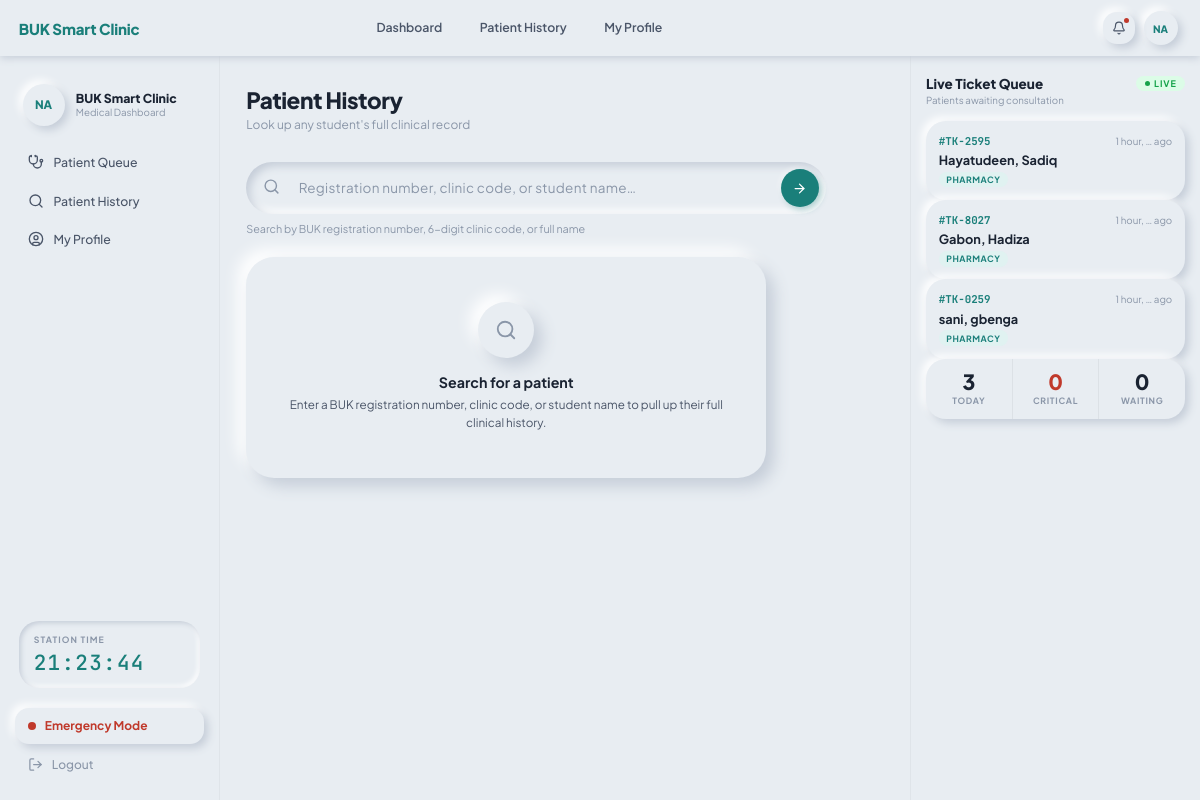
Page /clinic/doctor/patients/search/ (signed in) on the committed database.
### apps/users/models.py (models this page shows, shortened)
class User(AbstractUser):
    class Role(models.TextChoices):
        ADMIN = "ADMIN", "Administrator"
        RECEPTIONIST = "RECEPTIONIST", "Receptionist"
        NURSE = "NURSE", "Nurse"
        DOCTOR = "DOCTOR", "Doctor"
        LAB_TECH = "LAB_TECH", "Lab Technician"
        PHARMACIST = "PHARMACIST", "Pharmacist"
    username = None
    email = models.EmailField(unique=True)
    role = models.CharField(
        max_length=20, choices=Role.choices, default=Role.RECEPTIONIST
    )
    staff_id = models.CharField(max_length=20, unique=True)
    phone_number = models.CharField(max_length=20, blank=True)
    profile_photo = models.ImageField(upload_to="staff/photos/", null=True, blank=True)
    objects = UserManager()
    USERNAME_FIELD = "email"
    REQUIRED_FIELDS = ["staff_id", "first_name", "last_name"]
    class Meta:
        verbose_name = "User"
        verbose_name_plural = "Users"

### apps/clinic/models.py (models this page shows, shortened)
class Encounter(models.Model):
    class Status(models.TextChoices):
        RECEPTION    = "RECEPTION",    "Awaiting Vitals"
        TRIAGE       = "TRIAGE",       "Awaiting Consultation"
        CONSULTATION = "CONSULTATION", "With Doctor"
        LABORATORY   = "LAB",          "In Laboratory"
        PHARMACY     = "PHARMACY",     "Awaiting Medication"
        CLOSED       = "CLOSED",       "Completed"
        EMERGENCY    = "EMERGENCY",    "Emergency"
    class Priority(models.IntegerChoices):
        NORMAL    = 1, "Normal"
        URGENT    = 2, "Urgent"
        EMERGENCY = 3, "Emergency"
    patient  = models.ForeignKey(Patient, on_delete=models.CASCADE, related_name="encounters")
    visit_id = models.UUIDField(default=uuid.uuid4, editable=False, unique=True)
    status   = models.CharField(max_length=20, choices=Status.choices, default=Status.RECEPTION)
    priority = models.IntegerField(choices=Priority.choices, default=Priority.NORMAL)
    temperature    = models.DecimalField(max_digits=4, decimal_places=1, null=True, blank=True)
    weight         = models.DecimalField(max_digits=5, decimal_places=2, null=True, blank=True)
    blood_pressure = models.CharField(max_length=20, blank=True, null=True)
    heart_rate     = models.IntegerField(null=True, blank=True)
    spo2           = models.IntegerField(null=True, blank=True, help_text="Blood oxygen saturation %")
    triage_notes   = models.TextField(blank=True)
    chief_complaint = models.TextField(blank=True)
    clinical_notes  = models.TextField(blank=True)
    diagnosis       = models.TextField(blank=True)
    doctor_assigned = models.ForeignKey(
        settings.AUTH_USER_MODEL,
        on_delete=models.SET_NULL, null=True, blank=True,
        related_name="doctor_encounters",
        limit_choices_to={"role": "DOCTOR"},
    )
    checked_in_by = models.ForeignKey(
        settings.AUTH_USER_MODEL,
        on_delete=models.SET_NULL, null=True, blank=True,
        related_name="checkins_done",
    )
    created_at = models.DateTimeField(auto_now_add=True)
    closed_at  = models.DateTimeField(null=True, blank=True)
    class Meta:
        ordering = ["-priority", "created_at"]
    @property
    def ticket_number(self):
        n = str(self.visit_id.int)[-4:]
        return f"#TK-{n}"

class Patient(models.Model):
    GENDER_CHOICES = [("M", "Male"), ("F", "Female")]
    first_name    = models.CharField(max_length=255)
    middle_name   = models.CharField(max_length=255, blank=True)
    last_name     = models.CharField(max_length=255)
    reg_number    = models.CharField(max_length=30, unique=True)
    gender        = models.CharField(max_length=1, choices=GENDER_CHOICES, blank=True)
    date_of_birth = models.DateField(null=True, blank=True)
    clinic_code   = models.CharField(max_length=6, blank=True, unique=True)
    phone_number  = models.CharField(max_length=20, blank=True)
    email         = models.EmailField(blank=True)
    faculty    = models.CharField(max_length=100, blank=True)
    department = models.CharField(max_length=100, blank=True)
    level      = models.IntegerField(null=True, blank=True)
    address    = models.TextField(blank=True)
    blood_group     = models.CharField(max_length=5, blank=True)
    genotype        = models.CharField(max_length=5, blank=True)
    allergies       = models.TextField(blank=True)
    medical_history = models.TextField(blank=True)
    next_of_kin_name  = models.CharField(max_length=255, blank=True)
    next_of_kin_phone = models.CharField(max_length=20, blank=True)
    photo        = models.ImageField(upload_to="patients/photos/", null=True, blank=True)
    sif_document = models.FileField(
        upload_to="patients/sif/",
        null=True, blank=True,
        help_text="Student Information Form — PDF or image"
    )
    created_at = models.DateTimeField(auto_now_add=True)
    updated_at = models.DateTimeField(auto_now=True)
    class Meta:
        ordering = ["last_name", "first_name"]

### apps/clinic/views.py (the view)
# urls.py: path("doctor/patients/search/", views.doctor_patient_search_view, name="doctor_patient_search"),
@login_required(login_url="clinic:login")
def doctor_patient_search_view(request):
    if not _require_doctor(request):
        raise PermissionDenied()
    q = request.GET.get("q", "").strip()
    patients = []
    patients = Patient.objects.filter(
        Q(reg_number__icontains=q) |
        Q(clinic_code__iexact=q) |
        Q(first_name__icontains=q) |
        Q(last_name__icontains=q)
    ).order_by("last_name")
    ctx = _doctor_ctx(request)
    ctx.update({
        "patients": patients,
        "query": q,
        "active_nav": "patient",
    })
    return render(request, "doctor/patient_search.html", ctx)

### apps/clinic/templates/doctor/patient_search.html (shortened to what this page needs)
{% extends "doctor/base.html" %}
{% block content %}
<div class="search-header">
  <h1 class="page-title">Patient History</h1>
  <p class="page-sub">Look up any student's full clinical record</p>
</div>
<form method="GET" action="{% url 'clinic:doctor_patient_search' %}">
  <div class="search-bar-wrap">
    <span class="search-ico"></span>
    <input
      class="search-bar"
      type="search"
      name="q"
      value="{{ query }}"
      autocomplete="off"
      spellcheck="false"
      placeholder="Registration number, clinic code, or student name…"
      autofocus
    >
    <button type="submit" class="search-submit">
      <i data-lucide="arrow-right" style="width:15px;height:15px;"></i>
    </button>
  </div>
  <div class="search-hint">Search by BUK registration number, 6-digit clinic code, or full name</div>
</form>
{% if query %}
  {% if patients %}
    <div class="results-count">
      Found <strong>{{ patients|length }} record{{ patients|length|pluralize }}</strong> matching "<strong>{{ query }}</strong>"
    </div>
    {% for patient in patients %}
    <div class="patient-result">
      <div class="pr-ava">
        {% if patient.photo %}
          <img src="{{ patient.photo.url }}" alt="">
        {% else %}
          {{ patient.initials }}
        {% endif %}
      </div>
      <div class="pr-body">
        <div class="pr-name">{{ patient.display_name }}</div>
        <div class="pr-meta">
          <span class="pr-reg">{{ patient.reg_number }}</span>
          {% if patient.faculty %}<span class="badge badge-teal">{{ patient.faculty }}</span>{% endif %}
          {% if patient.blood_group %}<span class="badge badge-teal">{{ patient.blood_group }}</span>{% endif %}
          {% if patient.allergies %}<span class="badge badge-red"><i data-lucide="triangle-alert" style="width:8px;height:8px;"></i> Allergies</span>{% endif %}
        </div>
      </div>
      <div class="pr-right">
        <span class="pr-visits">
          <i data-lucide="clock" style="width:11px;height:11px;vertical-align:middle;"></i>
          {{ patient.visit_count }} visit{{ patient.visit_count|pluralize }}
        </span>
        <a href="{% url 'clinic:doctor_patient_details' patient.pk %}" class="history-link">
          <i data-lucide="folder-open" style="width:13px;height:13px;"></i>
          View History
        </a>
      </div>
    </div>
    {% endfor %}
  {% else %}
    <div style="margin-top:1.5rem;">
      <div class="state-card">
        <div class="state-icon"><i data-lucide="user-x" style="width:22px;height:22px;"></i></div>
        <div class="state-title">No records found</div>
        <p class="state-sub">No patient matches "<strong>{{ query }}</strong>".<br>Try a different name or registration number.</p>
      </div>
    </div>
  {% endif %}
{% else %}
  <div style="margin-top:1.5rem;">
    <div class="state-card">
      <div class="state-icon"><i data-lucide="search" style="width:22px;height:22px;"></i></div>
      <div class="state-title">Search for a patient</div>
      <p class="state-sub">Enter a BUK registration number, clinic code, or student name to pull up their full clinical history.</p>
    </div>
  </div>
{% endif %}
{% endblock %}

### apps/clinic/templates/doctor/base.html (shortened to what this page needs)
<!DOCTYPE html>
<html lang="en">
<head>
</head>
<body>
<div class="page-shell">
  <header class="topbar">
    <span class="tb-brand">BUK Smart Clinic</span>
    <nav class="tb-nav">
      <a href="{% url 'clinic:doctor_queue' %}"          class="tb-nav-link {% if active_nav == 'queue' %}active{% endif %}">Dashboard</a>
      <a href="{% url 'clinic:doctor_patient_search' %}" class="tb-nav-link {% if active_nav == 'patients' %}active{% endif %}">Patient History</a>
      <a href="{% url 'clinic:doctor_profile' %}"        class="tb-nav-link {% if active_nav == 'profile' %}active{% endif %}">My Profile</a>
    </nav>
    <div class="tb-right">
      <button class="ico-btn" title="Notifications">
        <i data-lucide="bell" style="width:14px;height:14px;"></i>
        <span class="notif-pip"></span>
      </button>
      <a href="{% url 'clinic:doctor_profile' %}" class="tb-avatar">
        {% if request.user.profile_photo %}
          <img src="{{ request.user.profile_photo.url }}" alt="avatar">
        {% else %}
          <span class="tb-avatar-initials">{{ request.user.first_name|first|upper }}{{ request.user.last_name|first|upper }}</span>
        {% endif %}
      </a>
    </div>
  </header>
  <nav class="sidebar">
    <div class="sidebar-brand-block">
      <div class="sb-avatar">
        {% if request.user.profile_photo %}
          <img src="{{ request.user.profile_photo.url }}" alt="">
        {% else %}
          <span class="sb-avatar-initials">{{ request.user.first_name|first|upper }}{{ request.user.last_name|first|upper }}</span>
        {% endif %}
      </div>
      <div>
        <div class="sb-brand-name">BUK Smart Clinic</div>
        <div class="sb-brand-sub">Medical Dashboard</div>
      </div>
    </div>
    <a href="{% url 'clinic:doctor_queue' %}"          class="nav-link {% if active_nav == 'queue' %}active{% endif %}">
      <i data-lucide="stethoscope" style="width:16px;height:16px;"></i>
      Patient Queue
    </a>
    <a href="{% url 'clinic:doctor_patient_search' %}" class="nav-link {% if active_nav == 'patients' %}active{% endif %}">
      <i data-lucide="search" style="width:16px;height:16px;"></i>
      Patient History
    </a>
    <a href="{% url 'clinic:doctor_profile' %}"        class="nav-link {% if active_nav == 'profile' %}active{% endif %}">
      <i data-lucide="user-circle" style="width:16px;height:16px;"></i>
      My Profile
    </a>
    <div class="sidebar-spacer"></div>
    <div class="clock-widget">
      <div class="clock-label">Station Time</div>
      <div class="clock-time" id="sidebar-clock">--:--:--</div>
    </div>
    <button class="emergency-btn" onclick="openEmergencyModal()" type="button" style="margin-top:0.5rem;">
      <span class="emg-dot"></span>
      Emergency Mode
    </button>
    <a href="{% url 'clinic:logout' %}" class="logout-btn">
      <i data-lucide="log-out" style="width:15px;height:15px;"></i>
      Logout
    </a>
  </nav>
  <main class="main-content">
    {% block content %}{% endblock %}
  </main>
  <aside class="queue-pane">
    <div>
      <div class="qp-header">
        <div class="qp-title">Live Ticket Queue</div>
        <span class="live-badge"><span class="live-dot"></span>LIVE</span>
      </div>
      <div class="qp-sub">Patients awaiting consultation</div>
    </div>
    <div id="live-queue-body"
      hx-get="{% url 'clinic:doctor_live_queue' %}"
      hx-trigger="load, every 12s"
      hx-swap="innerHTML">
      {% include "doctor/partials/live_queue.html" %}
    </div>
  </aside>
</div>
</body>
</html>

### apps/clinic/templates/doctor/partials/live_queue.html (shortened to what this page needs)
{% for encounter in live_queue %}
<div class="q-ticket {% if encounter.priority == 3 %}emergency{% endif %} fade-up">
  <div class="qt-row1">
    <span class="qt-id {% if encounter.priority == 3 %}emg{% endif %}">{{ encounter.ticket_number }}</span>
    <span class="qt-age">{{ encounter.created_at|timesince|truncatewords:2 }} ago</span>
  </div>
  <div class="qt-name">{{ encounter.patient.last_name }}, {{ encounter.patient.first_name }}</div>
  <div class="qt-row3">
    <div style="display:flex;align-items:center;gap:0.4rem;">
      {% if encounter.priority == 3 %}
        <span class="qt-badge badge-critical">Emergency</span>
      {% elif encounter.status == 'TRIAGE' %}
        <span class="qt-badge badge-triage">Awaiting consult</span>
      {% elif encounter.status == 'CONSULTATION' %}
        <span class="qt-badge" style="background:var(--blue-light);color:var(--blue);">In consult</span>
      {% elif encounter.status == 'LAB' %}
        <span class="qt-badge" style="background:var(--amber-light);color:var(--amber);">At lab</span>
      {% elif encounter.status == 'PHARMACY' %}
        <span class="qt-badge badge-teal">Pharmacy</span>
      {% elif encounter.status == 'CLOSED' %}
        <span class="qt-badge badge-done">Done</span>
      {% else %}
        <span class="qt-badge badge-triage">{{ encounter.get_status_display }}</span>
      {% endif %}
    </div>
  </div>
</div>
{% empty %}
<div style="padding:1.5rem 0;text-align:center;font-size:0.75rem;color:var(--text-3);">
  <i data-lucide="inbox" style="width:22px;height:22px;display:block;margin:0 auto 0.4rem;opacity:0.35;"></i>
  No active tickets
</div>
{% endfor %}
<div class="queue-stats-row">
  <div class="qs-stat">
    <div class="qs-val">{{ queue_stats.today }}</div>
    <div class="qs-lbl">Today</div>
  </div>
  <div class="qs-stat">
    <div class="qs-val red">{{ queue_stats.critical }}</div>
    <div class="qs-lbl">Critical</div>
  </div>
  <div class="qs-stat">
    <div class="qs-val">{{ queue_stats.waiting }}</div>
    <div class="qs-lbl">Waiting</div>
  </div>
</div>

### rows in the picture
User: user.first_name|first "N", user.last_name|first "A"
Encounter: ticket_number "#TK-2595", created_at "1 hour, …", patient.last_name "Hayatudeen", patient.first_name "Sadiq", priority "PHARMACY"
Encounter: ticket_number "#TK-8027", created_at "1 hour, …", patient.last_name "Gabon", patient.first_name "Hadiza", priority "PHARMACY"
Encounter: ticket_number "#TK-0259", created_at "1 hour, …", patient.last_name "sani", patient.first_name "gbenga", priority "PHARMACY"

### other values in the picture
{{ queue_stats.today }} "3"
{{ queue_stats.critical }} "0"
{{ queue_stats.waiting }} "0"
